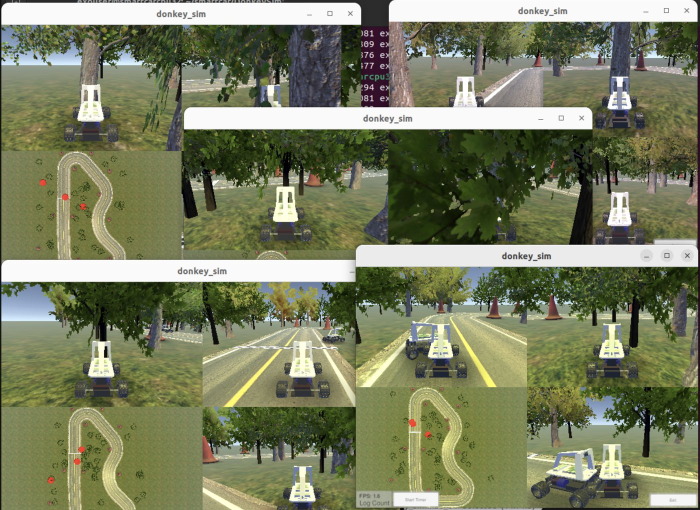
#> input picture assets/donkeysim-multiview.jpg, 1400 x 1020 px (shown at 1/2 size)
$ python -i robust_lane_detector.py   (imports and definitions only)
#> lines starting #> are read from the running program, lines starting #| are printed output that depends on the picture; after the words box and inside, x2 and y2 are one past the last pixel; in counts of white or black regions, pixels touching at a corner belong together
#!/usr/bin/env python3
"""
config notedetectionnote - V9.4 noteV9.3c, note:

V9.4 note(note V9.3c):
  Fix A - Coverage Dropout note:
    - trainingnote mask noterowsnote p~U(0.15, 0.45)
    - note coverage distributionnote [0.37, 0.56] note [0.2, 0.5]
    - note dropout(apply_dr=False)
  Fix B - DR note mask/edges note:
    - mask/edges note RGB compute(note)
    - DR note RGB note 0-2
    - HSV note H±8 note H±4
  Fix C - note/CNN note(note ppo_waveshare_v8.py note)

V9.3c note:
  notedetectionnote(per-domain edge detection):
  - WS:   HSV notedetection H15-40, S>=60, V>=80 + road_mask
  - Real: HSV notedetection H12-45, S>=35, V>=70 + road_mask
  - GT:   geometrynotedetection - road_mask note ±8px, V>=120

  rowsnote (Row Centroid Encoding):
  1. per-domain notedetection
  2. CLOSE-only notecleanup
  3. noterowsnote, note 7px note
  4. note >15% note + noteclassnote
"""

import numpy as np
import cv2
import random
from typing import Tuple


class RobustLaneDetector:
    """
    notedetectionnote V9.3c - per-domain notedetection + rowsnote(Real/WS/GT)note.

    note:
    1. notedetection: note -> note
    2. ★per-domain notedetection:
       - WS: note HSV(V9.2 note)
       - Real: note HSV(H12-45, S>=35, V>=70 note)
       - GT: geometrynotedetection(road_mask note ±8px note, 99.1% note)
    3. CLOSE-only note(note OPEN, note Real note)
    4. rowsnote: note 7px note, note >15% note + noteclassnote
    5. note: bilateral+Canny+road_mask
    """

    def __init__(self,
                 # ★ V9.3c: note
                 domain: str = 'ws',         # 'ws' / 'real' / 'gt'
                 # notedetectionnote
                 road_s_max: int = 50,       # note(note=note)
                 road_v_min: int = 70,       # note
                 road_v_max: int = 255,      # note
                 # notedetectionnote(WS/Real note)
                 yellow_h_range: Tuple[int, int] = (15, 40),
                 yellow_s_min: int = 60,     # WS: 60, Real: 35
                 yellow_v_min: int = 80,     # WS: 80, Real: 70
                 # GT geometrydetectionnote
                 gt_search_radius: int = 8,  # road boundary note
                 gt_min_bright: int = 120,   # GT note
                 # rowsnote(note)
                 centroid_band_width: int = 7,    # ★ noteoutputnote(note), note
                 centroid_min_pixels: int = 1,    # ★ V9.3c: 1(note, V9.2 note 3)
                 centroid_max_width_ratio: float = 0.15,  # ★ note(note)
                 # notedetectionnote(defaultnote)
                 white_s_max: int = 40,
                 white_v_min: int = 180,
                 enable_white_detection: bool = False,
                 # notedetectionnote
                 canny_low: int = 60,
                 canny_high: int = 180,
                 use_bilateral_filter: bool = True,
                 bilateral_d: int = 5,
                 bilateral_sigma_color: int = 50,
                 bilateral_sigma_space: int = 50,
                 # notecontrol
                 use_road_mask_for_edges: bool = True,
                 use_road_mask_for_yellow: bool = True,
                 # ★ V9.4: Coverage dropout - note coverage note domain
                 coverage_dropout_range: Tuple[float, float] = (0.15, 0.45)):

        self.domain = domain
        self.coverage_dropout_range = coverage_dropout_range

        self.road_s_max = road_s_max
        self.road_v_min = road_v_min
        self.road_v_max = road_v_max

        self.yellow_h_range = yellow_h_range
        self.yellow_s_min = yellow_s_min
        self.yellow_v_min = yellow_v_min

        # GT geometrydetectionnote
        self.gt_search_radius = gt_search_radius
        self.gt_min_bright = gt_min_bright

        # rowsnote
        self.centroid_band_width = centroid_band_width
        self.centroid_min_pixels = centroid_min_pixels
        self.centroid_max_width_ratio = centroid_max_width_ratio

        self.white_s_max = white_s_max
        self.white_v_min = white_v_min
        self.enable_white_detection = enable_white_detection

        self.canny_low = canny_low
        self.canny_high = canny_high

        self.use_bilateral_filter = use_bilateral_filter
        self.bilateral_d = bilateral_d
        self.bilateral_sigma_color = bilateral_sigma_color
        self.bilateral_sigma_space = bilateral_sigma_space
        self.use_road_mask_for_edges = use_road_mask_for_edges
        self.use_road_mask_for_yellow = use_road_mask_for_yellow

        # note
        self._close_kernel = np.ones((5, 5), np.uint8)
        self._dilate_kernel = np.ones((7, 7), np.uint8)
        self._line_kernel = np.ones((3, 3), np.uint8)

        domain_desc = {'ws': 'WS(yellow H15-40,S60+)', 'real': 'Real(yellow H12-45,S35+)', 'gt': 'GT(geometric boundary)'}
        print(f"config notedetectionnote V9.3c note domain={domain}")
        print(f"   detectionnote: {domain_desc.get(domain, domain)}")
        print(f"   rowsnote: band={centroid_band_width}px, min_px={centroid_min_pixels}, max_width={centroid_max_width_ratio:.0%}")
        print(f"   note: CLOSE-only(noteOPEN, note)")
        print(f"   note: bilateral({bilateral_d},{bilateral_sigma_color},{bilateral_sigma_space}), Canny({canny_low},{canny_high})")

    def detect_road(self, hsv: np.ndarray) -> np.ndarray:
        """
        detectionnote: note + note(note/note)
        note waveshare(note)note generated_track(note)note.

        Returns:
            road_mask: uint8 (H, W), 255=note
        """
        # note + note = note
        s_mask = hsv[:,:, 1] < self.road_s_max
        v_mask = (hsv[:,:, 2] >= self.road_v_min) & (hsv[:,:, 2] <= self.road_v_max)
        road_mask = (s_mask & v_mask).astype(np.uint8) * 255

        # notecleanup: note(V9.3c: noteOPEN, note)
        road_mask = cv2.morphologyEx(road_mask, cv2.MORPH_CLOSE, self._close_kernel)

        # note(note)
        road_expanded = cv2.dilate(road_mask, self._dilate_kernel, iterations=2)

        return road_mask, road_expanded

    def detect_lane_lines(self, rgb: np.ndarray, hsv: np.ndarray,
                          road_mask: np.ndarray,
                          road_expanded: np.ndarray) -> np.ndarray:
        """
        V9.3c notedetection - per-domain + rowsnotedetectionnote:
        - WS:   HSV note H15-40, S>=60, V>=80 + road_mask
        - Real: HSV note H12-45, S>=35, V>=70 + road_mask(note, note)
        - GT:   geometrynotedetection - road_mask note ±8px note(H35-85,S>100), note 99.1%

        Returns:
            lane_mask: uint8 (H, W), 255=note
        """
        h, w = hsv.shape[:2]

        if self.domain == 'gt':
            # === GT: geometrynotedetection ===
            lane_raw = self._detect_gt_geometric(hsv, road_mask, h, w)
        else:
            # === WS / Real: HSV notedetection ===
            yellow_mask = cv2.inRange(
                hsv,
                np.array([self.yellow_h_range[0], self.yellow_s_min, self.yellow_v_min]),
                np.array([self.yellow_h_range[1], 255, 255])
            )
            lane_raw = yellow_mask

            # note
            if self.use_road_mask_for_yellow:
                lane_raw = cv2.bitwise_and(lane_raw, road_expanded)

        # === notecleanup: CLOSE-only(V9.3c: noteOPEN, noteRealnote) ===
        lane_raw = cv2.morphologyEx(lane_raw, cv2.MORPH_CLOSE, self._line_kernel)

        # === ★ rowsnote: note ===
        result = self._row_centroid_encode(lane_raw, h, w)

        return result

    # [71 lines left out: functions apply_coverage_dropout, _detect_gt_geometric, not called in this run]

    def _row_centroid_encode(self, lane_raw: np.ndarray, h: int, w: int) -> np.ndarray:
        """
        rowsnote: noterowscomputenote, note.
        noterowsnoteclassnote, note.
        """
        result = np.zeros((h, w), dtype=np.uint8)
        max_span = int(w * self.centroid_max_width_ratio)
        half = self.centroid_band_width // 2
        min_px = self.centroid_min_pixels

        for row in range(h):
            cols = np.where(lane_raw[row] > 0)[0]
            if len(cols) < min_px:
                continue

            span = cols[-1] - cols[0] + 1
            if span > max_span:
                # noteclassnote: note, note
                gaps = np.where(np.diff(cols) > 5)[0]
                if len(gaps) > 0:
                    clusters = np.split(cols, gaps + 1)
                    best = min(clusters,
                               key=lambda c: (c[-1] - c[0] + 1) if len(c) >= min_px else 9999)
                    if len(best) >= min_px and (best[-1] - best[0] + 1) <= max_span:
                        cx = int(np.mean(best))
                        result[row, max(0, cx - half):min(w, cx + half + 1)] = 255
                continue

            cx = int(np.mean(cols))
            result[row, max(0, cx - half):min(w, cx + half + 1)] = 255

        return result

    def detect_road_edges(self, rgb: np.ndarray, road_mask: np.ndarray,
                          road_expanded: np.ndarray) -> np.ndarray:
        """
        notedetection(V9.2: note + note Canny + note)

        V9.2 note:
        - bilateral(5,50,50): noteV9.1(9,75,75)note, noteRealnote
        - Canny(60,180): noteV9.1(100,250)note, noteRealnote
        - note: note: max ratio=1.6x(V8note: 3.9x)

        Returns:
            edges: uint8 (H, W), 255=note
        """
        gray = cv2.cvtColor(rgb, cv2.COLOR_RGB2GRAY)

        # ★ note: note, note(note, note)
        if self.use_bilateral_filter:
            gray = cv2.bilateralFilter(
                gray, self.bilateral_d,
                self.bilateral_sigma_color, self.bilateral_sigma_space
            )

        # CLAHE note
        clahe = cv2.createCLAHE(clipLimit=2.0, tileGridSize=(8, 8))
        gray_enhanced = clahe.apply(gray)

        # ★ note Canny(note)
        edges = cv2.Canny(gray_enhanced, self.canny_low, self.canny_high)

        # ★ note(note)
        if self.use_road_mask_for_edges:
            edges = cv2.bitwise_and(edges, road_expanded)

        return edges

    # [23 lines left out: function detect, not called in this run]

    def detect_with_debug(self, rgb: np.ndarray) -> dict:
        """
        notedetection(note)

        Returns:
            dict: noteresult
        """
        hsv = cv2.cvtColor(rgb, cv2.COLOR_RGB2HSV)
        road_mask, road_expanded = self.detect_road(hsv)

        # note(note)
        yellow_raw = cv2.inRange(
            hsv,
            np.array([self.yellow_h_range[0], self.yellow_s_min, self.yellow_v_min]),
            np.array([self.yellow_h_range[1], 255, 255])
        )

        # V8note(note)
        yellow_v8 = cv2.inRange(hsv, np.array([15, 60, 60]), np.array([40, 255, 255]))
        kernel = np.ones((3, 3), np.uint8)
        yellow_v8 = cv2.morphologyEx(yellow_v8, cv2.MORPH_CLOSE, kernel)
        yellow_v8 = cv2.morphologyEx(yellow_v8, cv2.MORPH_OPEN, kernel)

        lane_mask = self.detect_lane_lines(rgb, hsv, road_mask, road_expanded)
        edges = self.detect_road_edges(rgb, road_mask, road_expanded)

        # note Canny(V8note, note)
        gray = cv2.cvtColor(rgb, cv2.COLOR_RGB2GRAY)
        clahe = cv2.createCLAHE(clipLimit=2.0, tileGridSize=(8, 8))
        edges_v8 = cv2.Canny(clahe.apply(gray), 40, 120)

        return {
            "rgb": rgb,
            "hsv": hsv,
            "road_mask": road_mask,
            "road_expanded": road_expanded,
            "yellow_raw": yellow_raw,
            "yellow_v8": yellow_v8,
            "lane_mask": lane_mask,
            "edges": edges,
            "edges_v8": edges_v8,
            "stats": {
                "road_ratio": road_mask.sum() / (255.0 * road_mask.size),
                "yellow_v8_ratio": yellow_v8.sum() / (255.0 * yellow_v8.size),
                "lane_mask_ratio": lane_mask.sum() / (255.0 * lane_mask.size),
                "edges_v8_density": edges_v8.sum() / (255.0 * edges_v8.size),
                "edges_new_density": edges.sum() / (255.0 * edges.size),
            }
        }


class RobustYellowLaneEnhancer:
    """
    V9.3c note - per-domain notedetection

    note(note V9.2):
    - per-domain notedetection: WS/Real=note, GT=geometrynote
    - CLOSE-only note(note Real note)
    - min_pixels=1(V9.2 note 3, note)
    - noteclassnote(noterowsnote)
    - DR note RGB
    """

    # [215 lines left out: functions __init__, _dr_brightness_contrast, _dr_blur, _dr_noise, _dr_hsv, _apply_dr and 3 more, not called in this run]


# [21 lines not run here, left out]

>>> import cv2
>>> picture = cv2.cvtColor(cv2.imread('../assets/donkeysim-multiview.jpg'), cv2.COLOR_BGR2RGB)
>>> result = RobustLaneDetector().detect_with_debug(picture)
#> in detect_with_debug, `hsv = cv2.cvtColor(rgb, cv2.COLOR_RGB2HSV)`: hsv: shape (1020, 1400, 3); mean H, S, V 40.9, 85, 129.2
#> in detect_road, `s_mask = hsv[:,:, 1] < self.road_s_max`:
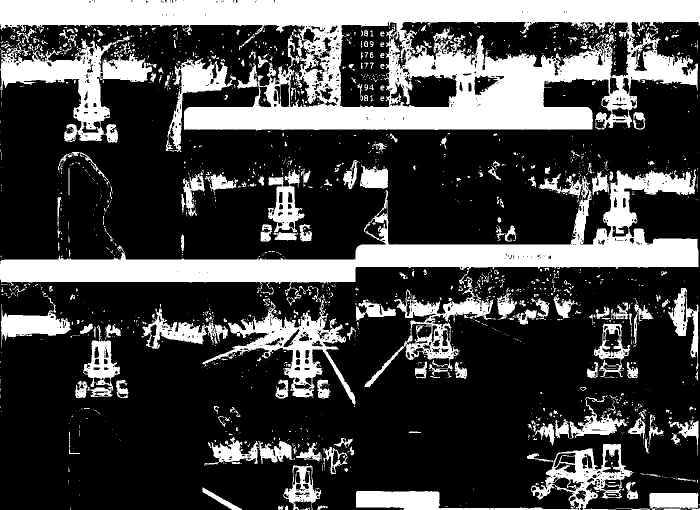
#> s_mask: shape (1020, 1400) bool (shown at 1/2 size); 27.6% white; 2012 white regions (1673 under 20 px), largest, box (x1, y1, x2, y2) and area: (0, 0, 1400, 262) 162016, (0, 339, 1397, 774) 89994, (0, 72, 305, 285) 20521
#> in detect_road, `v_mask = (hsv[:,:, 2] >= self.road_v_min) & (hsv[:,:, 2] <= self.road_..`:
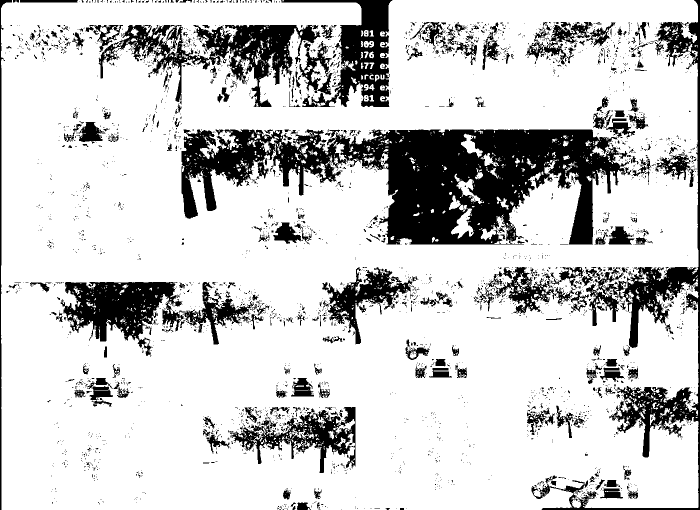
#> v_mask: shape (1020, 1400) bool (shown at 1/2 size); 80.2% white; 3379 black regions (3041 under 20 px), largest, box (x1, y1, x2, y2) and area: (363, 259, 1263, 489) 101796, (1063, 0, 1400, 1020) 29963, (197, 50, 641, 214) 22077
#> in detect_road, `road_mask = (s_mask & v_mask).astype(np.uint8) * 255`: road_mask: shape (1020, 1400); 25.2% white; 2461 white regions (2057 under 20 px), largest, box (x1, y1, x2, y2) and area: (367, 0, 1396, 260) 109281, (2, 447, 1397, 774) 74746, (2, 0, 723, 201) 38137
#> in detect_road, `road_mask = cv2.morphologyEx(road_mask, cv2.MORPH_CLOSE, self._close_k..`: road_mask: shape (1020, 1400); 28.5% white; 689 white regions (545 under 20 px), largest, box (x1, y1, x2, y2) and area: (0, 0, 1396, 304) 199416, (0, 320, 1397, 814) 116997, (1054, 888, 1271, 1016) 9460
#> in detect_road, `road_expanded = cv2.dilate(road_mask, self._dilate_kernel, iterations=2)`: road_expanded: shape (1020, 1400); 52.2% white; 123 black regions (52 under 20 px), largest, box (x1, y1, x2, y2) and area: (0, 540, 1400, 1020) 339484, (0, 164, 1400, 513) 242633, (103, 570, 529, 677) 23917
#> in detect_with_debug, `yellow_raw = cv2.inRange( hsv, np.array([self.yellow_h_range[0], self...`: yellow_raw: shape (1020, 1400); 42.6% white; 2689 white regions (2303 under 20 px), largest, box (x1, y1, x2, y2) and area: (3, 626, 1397, 1020) 322690, (3, 155, 773, 520) 132873, (1185, 160, 1395, 349) 18946
#> in detect_with_debug, `yellow_v8 = cv2.inRange(hsv, np.array([15, 60, 60]), np.array([40, 255..`: yellow_v8: shape (1020, 1400); 45.5% white; 2676 white regions (2210 under 20 px), largest, box (x1, y1, x2, y2) and area: (2, 625, 1397, 1020) 347285, (2, 154, 773, 520) 137341, (1087, 160, 1396, 355) 29363
#> in detect_with_debug, `yellow_v8 = cv2.morphologyEx(yellow_v8, cv2.MORPH_CLOSE, kernel)`: yellow_v8: shape (1020, 1400); 47.1% white; 1420 white regions (1021 under 20 px), largest, box (x1, y1, x2, y2) and area: (2, 625, 1397, 1020) 365126, (2, 142, 773, 520) 162333, (1087, 160, 1396, 359) 31194
#> in detect_with_debug, `yellow_v8 = cv2.morphologyEx(yellow_v8, cv2.MORPH_OPEN, kernel)`:
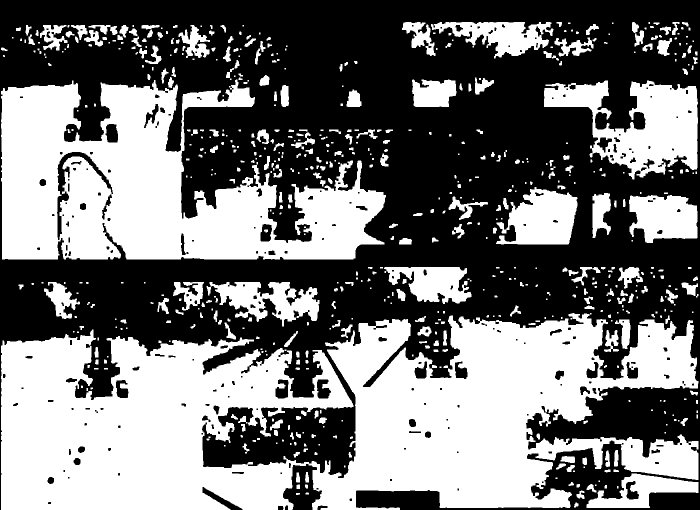
#> yellow_v8: shape (1020, 1400) (shown at 1/2 size); 46.2% white; 656 white regions (256 under 20 px), largest, box (x1, y1, x2, y2) and area: (2, 626, 1397, 1020) 353728, (2, 159, 772, 519) 160513, (1088, 161, 1396, 359) 30816
#> in detect_lane_lines, `lane_raw = cv2.bitwise_and(lane_raw, road_expanded)`: lane_raw: shape (1020, 1400); 8.7% white; 2450 white regions (1965 under 20 px), largest, box (x1, y1, x2, y2) and area: (1048, 882, 1397, 1015) 4726, (524, 696, 707, 814) 4580, (125, 311, 243, 519) 3980
#> in detect_lane_lines, `lane_raw = cv2.morphologyEx(lane_raw, cv2.MORPH_CLOSE, self._line_kern..`:
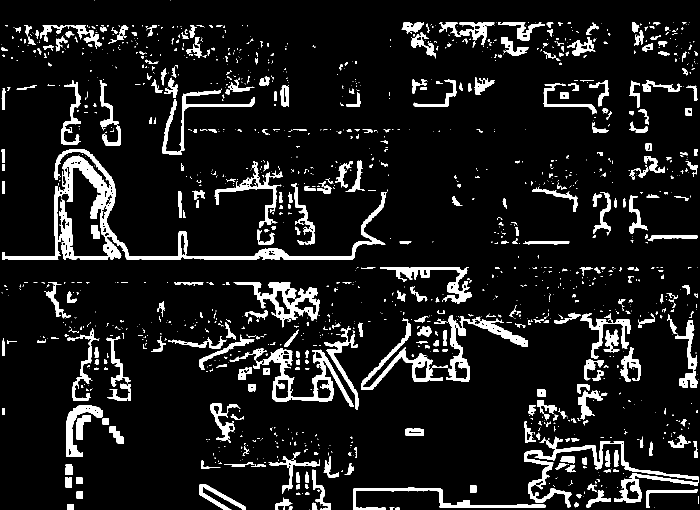
#> lane_raw: shape (1020, 1400) (shown at 1/2 size); 9.7% white; 1406 white regions (991 under 20 px), largest, box (x1, y1, x2, y2) and area: (4, 298, 773, 520) 16946, (1048, 873, 1397, 1015) 7272, (524, 696, 707, 814) 5019
#> the loop in _row_centroid_encode, `for row in range(h):` made 1020 passes
#> (span, best) on passes 45 to 56: (568, [1056]), (566, [1056]), (564, [1298, 1299]), (564, [854]), (571, [862]), (568, [1373]), (1303, [285]), (1267, [284]), (1293, [185]), (1281, [214]), (1314, [201]), (1339, [408])
#> (cols, span) on pass 1: ([189, 341], 153)
#> after the loop in _row_centroid_encode, `for row in range(h):`:
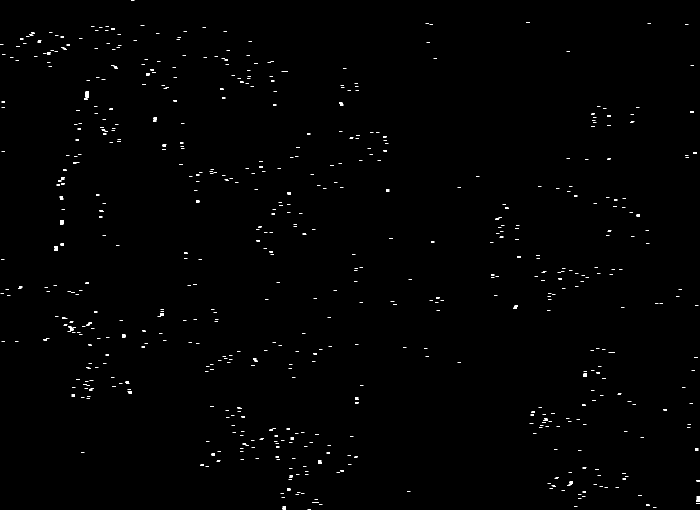
#> result: shape (1020, 1400) (shown at 1/2 size); 0.47% white in thin lines or dots
#> in detect_road_edges, `gray_enhanced = clahe.apply(gray)`:
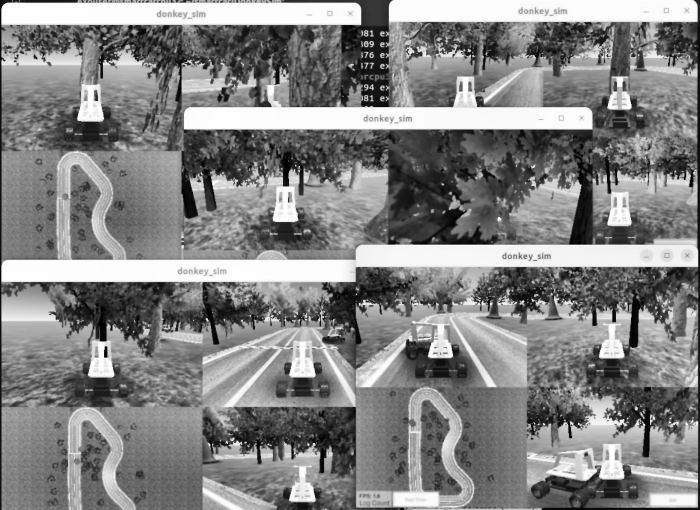
#> gray_enhanced: shape (1020, 1400) (shown at 1/2 size); min 0, max 255, mean 131.6
#> in detect_road_edges, `edges = cv2.Canny(gray_enhanced, self.canny_low, self.canny_high)`: edges: shape (1020, 1400); 11.1% white in thin lines or dots
#> in detect_road_edges, `edges = cv2.bitwise_and(edges, road_expanded)`: edges: shape (1020, 1400); 6.6% white in thin lines or dots
#> in detect_with_debug, `edges_v8 = cv2.Canny(clahe.apply(gray), 40, 120)`:
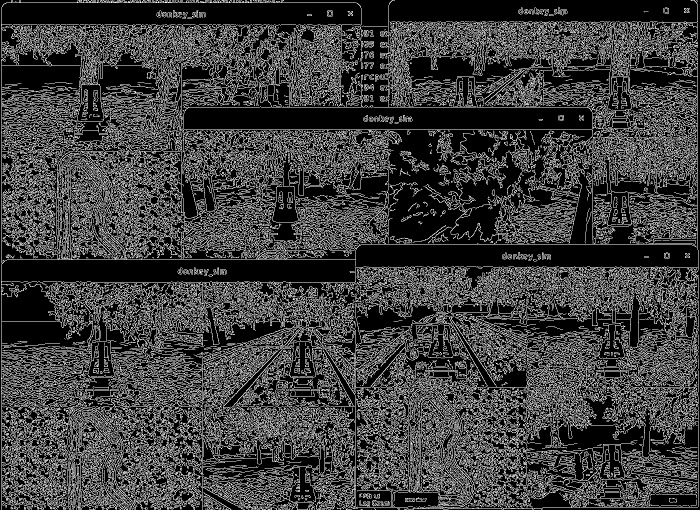
#> edges_v8: shape (1020, 1400) (shown at 1/2 size); 24.4% white in thin lines or dots
#> result = 10 items
